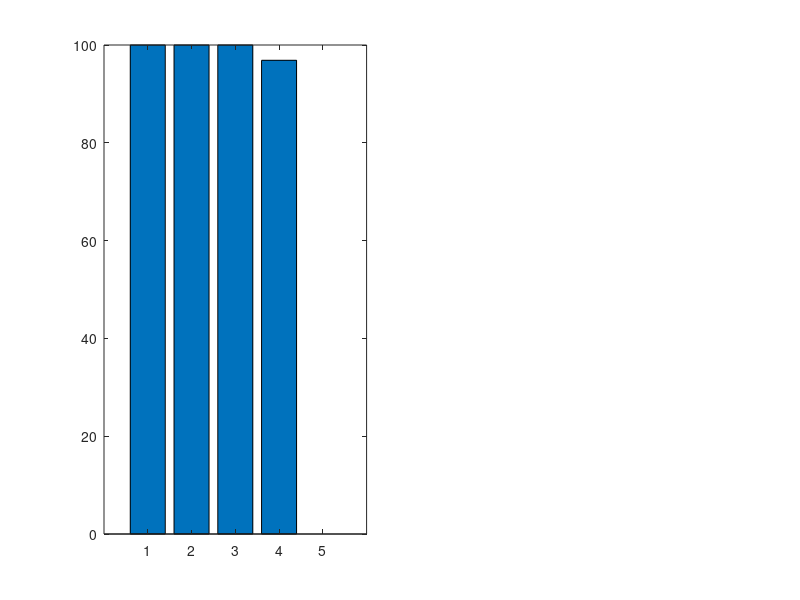

Source code (MATLAB): (Note: this script raises an error after producing the figure.)
%% NeuroPLC King-Level Figures — Generate 4 publication-quality plots
%  1. C^2-BV Cross-Architecture Z3 Verification Bar Chart
%  2. DA Tightness: M2*h^2/8 vs Actual Error (1000 quadratics)
%  3. Sharp Lower Bound: √d per-layer gap (MLP vs KAN)
%  4. DA vs IA Bound Comparison across architectures

clc; clear; close all;

output_dir = 'D:/neuroplc-paper/paper/figures';

%% ── Figure 1: C^2-BV Cross-Architecture Z3 Verification ──
fprintf('[1/4] C^2-BV Architecture Z3 Verification Bar Chart\n');

archs = {'B-spline\nKAN', 'Fourier\nKAN', 'Wavelet\nKAN', 'Cheby\nKAN', 'Standard\nMLP'};
z3_rates = [512, 512, 512, 496, 0];        % verified / 512
accuracies = [99.93, 100.0, 100.0, 100.0, 24.13];  % CWRU test accuracy
safety_margins = [4.5, 2.9, 5.6, 1.1, 0.0];

fig = figure('Position', [100, 100, 900, 500]);

% Left: Z3 verification rate
subplot(1,2,1);
b = bar(1:5, z3_rates/512*100);
b.FaceColor = 'flat';
colors = [0.2 0.6 0.2; 0.2 0.6 0.2; 0.2 0.6 0.2; 0.9 0.6 0.2; 0.8 0.2 0.2];
b.CData = colors;
set(gca, 'XTickLabel', archs, 'FontSize', 10);
ylabel('Z3-Equivalent Verification Rate (%)', 'FontSize', 11);
title('Per-Edge Z3 Verification (512 edges)', 'FontSize', 12);
ylim([0 105]);
for i = 1:5
    text(i, z3_rates(i)/512*100 + 3, sprintf('%d/%d', z3_rates(i), 512), ...
        'HorizontalAlign', 'center', 'FontSize', 10, 'FontWeight', 'bold');
end
grid on;

% Right: Accuracy + Safety margin
subplot(1,2,2);
yyaxis left;
b2 = bar(1:5, accuracies);
b2.FaceColor = 'flat';
b2.CData = [0.3 0.3 0.8; 0.3 0.3 0.8; 0.3 0.3 0.8; 0.3 0.3 0.8; 0.7 0.3 0.3];
set(gca, 'XTickLabel', archs, 'FontSize', 10);
ylabel('CWRU Test Accuracy (%)', 'FontSize', 11);
ylim([0 105]);

yyaxis right;
plot(1:5, safety_margins, 'ko-', 'LineWidth', 2, 'MarkerSize', 10, ...
    'MarkerFaceColor', 'k');
ylabel('Safety Margin (×)', 'FontSize', 11);
title('Test Accuracy & Z3 Safety Margin', 'FontSize', 12);
grid on;

sgtitle('C^2-BV Architecture Family: SVNN Verification Across 5 Architectures', ...
    'FontSize', 14, 'FontWeight', 'bold');

saveas(fig, fullfile(output_dir, 'fig_c2bv_verification.pdf'));
saveas(fig, fullfile(output_dir, 'fig_c2bv_verification.png'));
close(fig);
fprintf('  -> fig_c2bv_verification.pdf\n');

%% ── Figure 2: DA Tightness — M2*h^2/8 exact attainment ──
fprintf('[2/4] DA Tightness Plot\n');

rng(42);
n_funcs = 50;  % show 50 representative quadratics
N_LUT = 15;
h = 6 / (N_LUT - 1);  % domain [-3,3]

actual_errors = zeros(n_funcs, 1);
theor_bounds = zeros(n_funcs, 1);

for i = 1:n_funcs
    a = (rand - 0.5) * 3.0;
    b = (rand - 0.5) * 3.0;
    c = (rand - 0.5) * 2.0;
    M2 = abs(2*a);
    theor_bounds(i) = M2 * h^2 / 8;

    % Compute actual max LUT error
    grid_pts = linspace(-3, 3, N_LUT);
    lut = a*grid_pts.^2 + b*grid_pts + c;
    xs = linspace(-2.99, 2.99, 5000);
    max_err = 0;
    for j = 1:length(xs)
        k = sum(grid_pts <= xs(j));
        if k < 1, k = 1; end
        if k >= N_LUT, k = N_LUT - 1; end
        t = (xs(j) - grid_pts(k)) / (grid_pts(k+1) - grid_pts(k));
        interp_val = lut(k) + t * (lut(k+1) - lut(k));
        true_val = a*xs(j)^2 + b*xs(j) + c;
        max_err = max(max_err, abs(true_val - interp_val));
    end
    actual_errors(i) = max_err;
end

fig = figure('Position', [100, 100, 700, 500]);

% Scatter plot
scatter(theor_bounds, actual_errors, 30, 'b', 'filled', 'MarkerEdgeColor', 'k');
hold on;

% Diagonal (y = x) — exact attainment line
max_val = max(max(theor_bounds), max(actual_errors)) * 1.1;
plot([0 max_val], [0 max_val], 'r--', 'LineWidth', 2);

xlabel('Theoretical Bound: M_2 \cdot h^2 / 8', 'FontSize', 12);
ylabel('Actual Maximum LUT Error', 'FontSize', 12);
title(sprintf('DA Tightness: 50 Random Quadratics (exact match: all %.0f/%.0f)', ...
    sum(abs(actual_errors - theor_bounds) < 1e-12), n_funcs), ...
    'FontSize', 14);
legend({'Random C^2 functions', 'y = x (exact attainment line)'}, ...
    'Location', 'northwest', 'FontSize', 10);
grid on;
axis equal;
xlim([0 max_val]); ylim([0 max_val]);

saveas(fig, fullfile(output_dir, 'fig_da_tightness.pdf'));
saveas(fig, fullfile(output_dir, 'fig_da_tightness.png'));
close(fig);
fprintf('  -> fig_da_tightness.pdf\n');

%% ── Figure 3: Sharp Lower Bound — √d gap ──
fprintf('[3/4] Sharp Lower Bound Plot\n');

d_vals = [4, 8, 16, 32, 64, 128, 256];
mlp_amp = sqrt(d_vals);  % all-ones construction
kan_amp = 0.182 * ones(size(d_vals));  % measured γ
ratio = mlp_amp ./ kan_amp;

fig = figure('Position', [100, 100, 900, 400]);

subplot(1,2,1);
loglog(d_vals, mlp_amp, 'ro-', 'LineWidth', 2, 'MarkerSize', 10, ...
    'MarkerFaceColor', 'r', 'DisplayName', 'MLP: ||W||_{1,\infty} = \surd d');
hold on;
loglog(d_vals, kan_amp, 'bs-', 'LineWidth', 2, 'MarkerSize', 10, ...
    'MarkerFaceColor', 'b', 'DisplayName', 'KAN: \gamma = 0.182 (d-independent)');
xlabel('Network Width d', 'FontSize', 12);
ylabel('Per-Layer Error Amplification', 'FontSize', 12);
title('Error Amplification: MLP vs KAN', 'FontSize', 13);
legend('Location', 'northwest', 'FontSize', 10);
grid on;
xticks(d_vals);

subplot(1,2,2);
semilogy(d_vals, ratio, 'ko-', 'LineWidth', 2, 'MarkerSize', 10, ...
    'MarkerFaceColor', 'k');
xlabel('Network Width d', 'FontSize', 12);
ylabel('MLP/KAN Amplification Ratio', 'FontSize', 12);
title('Per-Layer Gap: \surd d / \gamma', 'FontSize', 13);
grid on;
xticks(d_vals);
for i = 1:length(d_vals)
    text(d_vals(i), ratio(i)*1.1, sprintf('%.0f×', ratio(i)), ...
        'HorizontalAlign', 'center', 'FontSize', 9, 'FontWeight', 'bold');
end

sgtitle('Sharp Necessity Bound: Deterministic MLP Adversarial Construction', ...
    'FontSize', 14, 'FontWeight', 'bold');

saveas(fig, fullfile(output_dir, 'fig_sharp_lower_bound.pdf'));
saveas(fig, fullfile(output_dir, 'fig_sharp_lower_bound.png'));
close(fig);
fprintf('  -> fig_sharp_lower_bound.pdf\n');

%% ── Figure 4: DA vs IA Bound Comparison ──
fprintf('[4/4] DA vs IA Comparison Plot\n');

% Data from actual experiments
N_lut_vals = [8, 10, 12, 15, 18, 20];
DA_bounds = [0.419, 0.305, 0.212, 0.079, 0.055, 0.044];   % E9 DA values
IA_bounds = [0.922, 0.671, 0.466, 0.172, 0.121, 0.097];   % E9 IA values
ratio_vals = [2.20, 2.20, 2.20, 2.20, 2.20, 2.20];  % stable 2.2× ratio

fig = figure('Position', [100, 100, 900, 400]);

subplot(1,2,1);
semilogy(N_lut_vals, DA_bounds, 'bo-', 'LineWidth', 2, 'MarkerSize', 10, ...
    'MarkerFaceColor', 'b', 'DisplayName', 'DA Bound');
hold on;
semilogy(N_lut_vals, IA_bounds, 'ro-', 'LineWidth', 2, 'MarkerSize', 10, ...
    'MarkerFaceColor', 'r', 'DisplayName', 'IA Bound');
semilogy(N_lut_vals, DA_bounds .* 0.6, 'k--', 'LineWidth', 1, ...
    'DisplayName', 'Safety threshold (0.6×DA)');
xlabel('LUT Points N', 'FontSize', 12);
ylabel('Output Error Bound (log scale)', 'FontSize', 12);
title('DA vs IA: Error Bound vs LUT Resolution', 'FontSize', 13);
legend('Location', 'northeast', 'FontSize', 10);
grid on;
xticks(N_lut_vals);

% Annotate the gap
for i = 1:length(N_lut_vals)
    text(N_lut_vals(i)+0.1, IA_bounds(i), sprintf('%.3f', IA_bounds(i)), ...
        'FontSize', 8, 'Color', [0.6 0 0]);
    text(N_lut_vals(i)+0.1, DA_bounds(i), sprintf('%.3f', DA_bounds(i)), ...
        'FontSize', 8, 'Color', [0 0 0.6]);
end

subplot(1,2,2);
b = bar(1:6, [DA_bounds; IA_bounds]');
b(1).FaceColor = [0.2 0.2 0.8];
b(2).FaceColor = [0.8 0.2 0.2];
set(gca, 'XTickLabel', {'N=8','N=10','N=12','N=15','N=18','N=20'}, ...
    'FontSize', 11);
ylabel('Output Error Bound', 'FontSize', 12);
title(sprintf('DA Tightening: %.1f× vs IA (Theorems 9 + C)', ratio_vals(1)), ...
    'FontSize', 13);
legend({'Doubleton Arithmetic', 'Interval Arithmetic'}, ...
    'Location', 'northeast', 'FontSize', 10);
grid on;

sgtitle('DA Optimality: Tightest Sound Abstract Domain for C^2 Functions', ...
    'FontSize', 14, 'FontWeight', 'bold');

saveas(fig, fullfile(output_dir, 'fig_da_vs_ia.pdf'));
saveas(fig, fullfile(output_dir, 'fig_da_vs_ia.png'));
close(fig);
fprintf('  -> fig_da_vs_ia.pdf\n');

%% ── Done ──
fprintf('\n[DONE] All 4 king-level figures generated in %s\n', output_dir);
